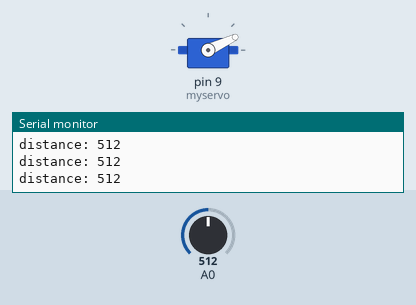
Simulated run of this sketch. Board: Arduino Uno, built with avr-gcc and run on an emulated ATmega328P. Parts: servo, the last lines printed to the serial monitor. The test bench sets the inputs (shaded band); at power-on: A0 = 512.

Above: at 1.2 s.
1.3 s: A0 set to 0
At 1.69 s:
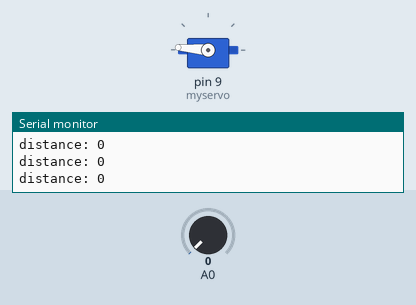
4.3 s: A0 set to 122
At 4.46 s:
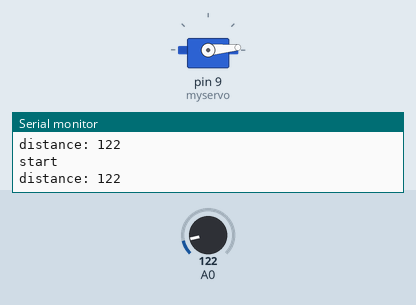
7.3 s: A0 set to 1023
At 8.33 s:
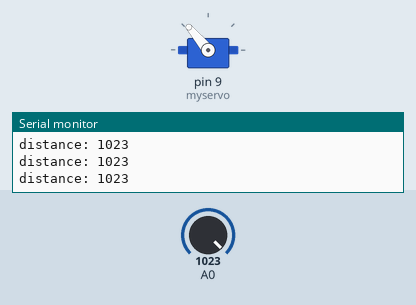
Timing chart, 0 to 16.3 s (numbered marks = the images above; inputs shaded):
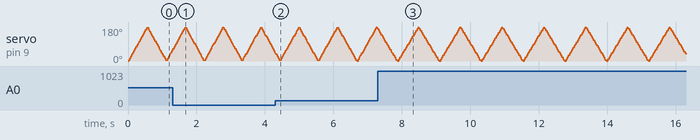

The sketch:

Capfile.ino
```cpp
#include <Servo.h>

Servo myservo;  // create servo object to control a servo
                // a maximum of eight servo objects can be created

int pos = 0;    // variable to store the servo position
int near = 0;

void setup()
{
  Serial.begin(9600);
  Serial.println("start");
  myservo.attach(9);  // attaches the servo on pin 9 to the servo object
}


void loop()
{
  Serial.println("start");
      near = analogRead(0);
    Serial.print("distance: ");
    Serial.println(near);
  sweep();
}

void sweep()
{
  for(pos=0;pos<180;pos+=5)
  {
    myservo.write(pos);           // sweep start position
    delay(15);
    measure();
  }

  for(pos = 180; pos>=1; pos-=5)     // goes from 180 degrees to 0 degrees
  {
    myservo.write(pos);              // tell servo to go to position in variable 'pos'
    delay(15);
    measure();
  }

}

void measure()
{
  near = analogRead(0);
  Serial.print("distance: ");
  Serial.println(near);
}
```
